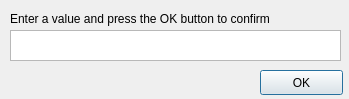
<?xml version="1.0" encoding="UTF-8"?>
<ui version="4.0">
 <class>InputWindow</class>
 <widget class="QDialog" name="InputWindow">
  <property name="geometry">
   <rect>
    <x>0</x>
    <y>0</y>
    <width>349</width>
    <height>99</height>
   </rect>
  </property>
  <property name="windowTitle">
   <string>Dialog</string>
  </property>
  <widget class="QLabel" name="enterValueDirectiveText">
   <property name="geometry">
    <rect>
     <x>10</x>
     <y>10</y>
     <width>331</width>
     <height>17</height>
    </rect>
   </property>
   <property name="text">
    <string>Enter a value and press the OK button to confirm</string>
   </property>
  </widget>
  <widget class="QTextEdit" name="userInputTextEdit">
   <property name="geometry">
    <rect>
     <x>10</x>
     <y>30</y>
     <width>331</width>
     <height>31</height>
    </rect>
   </property>
  </widget>
  <widget class="QPushButton" name="confirmationButton">
   <property name="geometry">
    <rect>
     <x>260</x>
     <y>70</y>
     <width>83</width>
     <height>25</height>
    </rect>
   </property>
   <property name="text">
    <string>OK</string>
   </property>
  </widget>
 </widget>
 <resources/>
 <connections/>
</ui>
